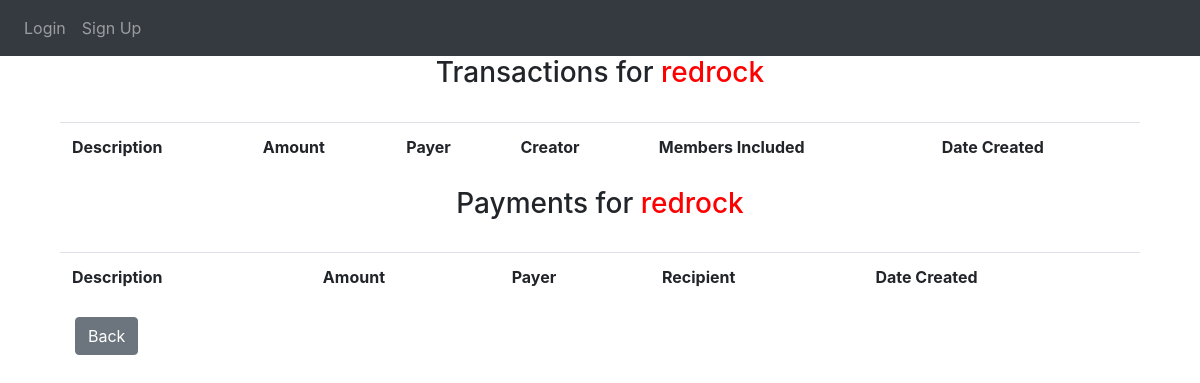
The app's page /see-transactions?groupID=2, older data.
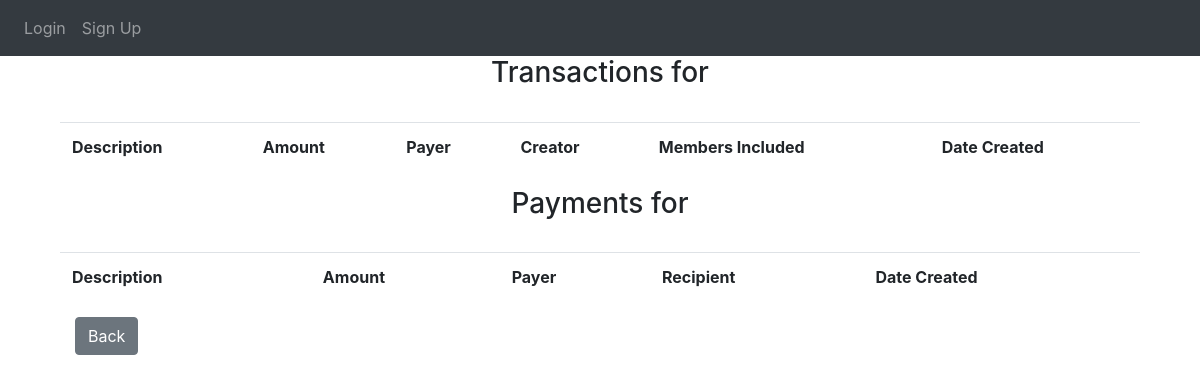
The same page, newer data.
### website/models.py (models this page shows, shortened)
class Group(db.Model):
    id = db.Column(db.Integer, primary_key=True)
    admin_id = db.Column(db.Integer)
    group_name = db.Column(db.String(30), nullable=False)
    date_created = db.Column(db.DateTime(timezone=True), default=func.now())
    transactions = db.relationship('Transaction')
    payments = db.relationship('Payment')

### website/views.py (the view)
@views.route('see-transactions', methods=["GET"])
def show_transactions():
    group_id = request.args['groupID']
    group = Group.query.filter_by(id=group_id).first()
    return render_template('see_transactions.html', user=current_user, group=group)

### website/templates/see_transactions.html (shortened to what this page needs)
{% extends "base.html" %} {% block title %}Home{% endblock %} {% block content %}
<h3 align="center">Transactions for <span style="color: red;">{{ group.group_name }}</span></h3><br>
<div class="container" align="left" padding="1rem">
    <table class="table">
        <tr>
            <th>Description</th>
            <th>Amount</th>
            <th>Payer</th>
            <th>Creator</th>
            <th>Members Included</th>
            <th>Date Created</th>
        </tr>
    </table>
</div>
<h3 align="center">Payments for <span style="color: red;">{{ group.group_name }}</span></h3><br>
<div class="container" align="left" padding="1rem">
    <table class="table">
        <tr>
            <th>Description</th>
            <th>Amount</th>
            <th>Payer</th>
            <th>Recipient</th>
            <th>Date Created</th>
        </tr>
    </table>
    <div class="container-fluid">
        <a class="btn btn-secondary" href="mygroup?groupID={{ group.id }}" role="button">Back</a>
    </div>
</div>
{% endblock %}

### website/templates/base.html (shortened to what this page needs)
<!DOCTYPE html>
<html>
  <head>
    <link
      rel="stylesheet"
      href="https://stackpath.bootstrapcdn.com/bootstrap/4.4.1/css/bootstrap.min.css"
    />
    <link
      rel="stylesheet"
      href="https://stackpath.bootstrapcdn.com/font-awesome/4.7.0/css/font-awesome.min.css"
    />
  </head>
  <body>
    <nav class="navbar navbar-expand-lg navbar-dark bg-dark">
      <div class="collapse navbar-collapse" id="navbar">
        <div class="navbar-nav">
          {% if user.is_authenticated %}
          <a class="nav-item nav-link" id="home" href="/">Home</a>
          <a class="nav-item nav-link" id="logout" href="/logout">Logout</a>
          {% else %}
          <a class="nav-item nav-link" id="login" href="/login">Login</a>
          <a class="nav-item nav-link" id="signUp" href="/sign-up">Sign Up</a>
          {% endif %}
        </div>
      </div>
    </nav>
    <div class="container">{% block content %} {% endblock %}</div>
  </body>
</html>

Row changes from the older to the newer data that the page shows:
removed Group: group_name "redrock"
